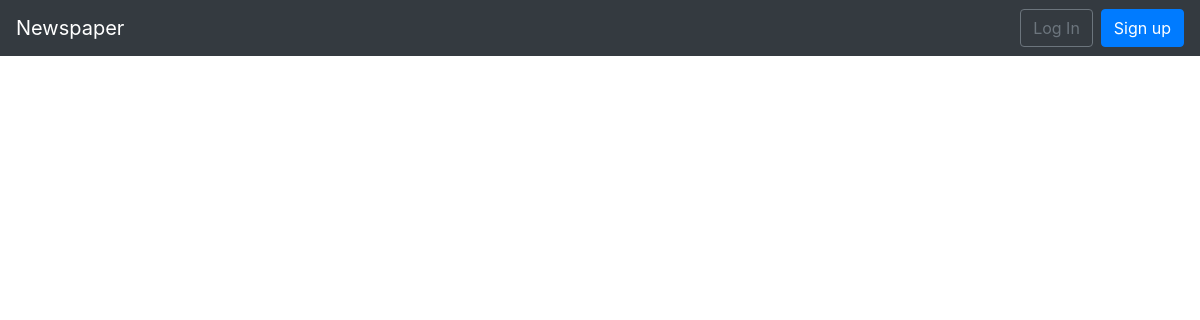
The app's page /articles/, older data.
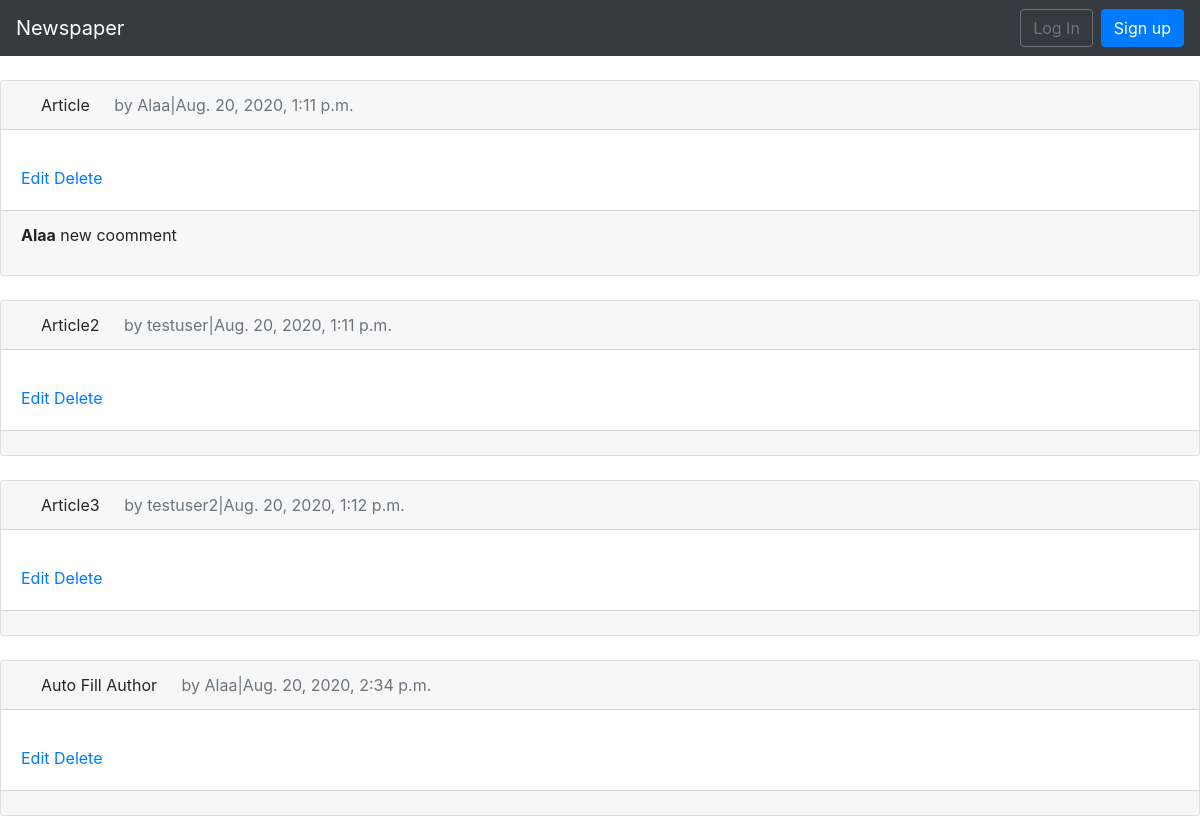
The same page, newer data.
### articles/models.py (models this page shows, shortened)
class Article(models.Model):
    title = models.CharField(max_length=255)
    body = models.TextField()
    date = models.DateTimeField(auto_now_add= True)
    author = models.ForeignKey(get_user_model(),on_delete=models.CASCADE,)

class Comment(models.Model):
        article = models.ForeignKey(
            Article, on_delete=models.CASCADE,related_name="comments"
        )
        Comment = models.CharField(max_length=140)
        author = models.ForeignKey(get_user_model(),on_delete=models.CASCADE)
        def __str__(self):
            return self.Comment

### users/models.py (models this page shows)
class CustomUser (AbstractUser):
    age = models.PositiveIntegerField(null = True ,blank= True)

### articles/views.py (the view)
# urls.py: path("",ArticleListView.as_view(),name ="article_list" )
class ArticleListView(ListView):
    model = Article
    template_name = "article_list.html"

### templates/article_list.html (shortened to what this page needs)
{% extends 'base.html' %}
{% block content %}
    {% for article in object_list %}
        <div class="card">
        <div class="card-header">
            <span class="card-body">{{article.title}}</span>
            <span class="text-muted"> by {{article.author}}|{{article.date}}</span>
        </div>
        <div class = "card-body">
            <a href={% url 'article_edit' article.pk %}>Edit</a>
            <a href={% url 'article_delete' article.pk %}>Delete</a>
        </div>
        <div class="card-footer">
        {% for comment in article.comments.all %}
            <p>
                <span class="font-weight-bold">{{comment.author}}</span>
                {{comment}}
            </p>
        {% endfor %}
        </div>
        </div>
    <br>
{% endfor %}
{% endblock content %}

### templates/base.html (shortened to what this page needs)
<!DOCTYPE html>
<html lang="en">
<head>
    <link rel="stylesheet" href="https://stackpath.bootstrapcdn.com/bootstrap/4.1.3/css/bootstrap.min.css">
</head>
<body>
    <nav class="navbar navbar-expand-md navbar-dark bg-dark mb-4">
      <a class="navbar-brand" href="{% url 'home' %}">Newspaper</a>
      <div class="collapse navbar-collapse" id="navbarCollapse">
        {% if user.is_authenticated %}
          <ul class="navbar-nav ml-auto">
            <li class="nav-item">
              <a class="nav-link dropdown-toggle" href="#" id="userMenu" data-toggle="dropdown" aria-haspopup="true" aria-expanded="false">
                {{ user.username }}
              </a>
              <div class="dropdown-menu dropdown-menu-right" aria-labelledby="userMenu">
                <a class="dropdown-item" href="{% url 'password_change'%}">Change password</a>
                <div class="dropdown-divider"></div>
                <a class="dropdown-item" href="{% url 'logout' %}">
                Log Out</a>
              </div>
            </li>
          </ul>
        {% else %}
          <form class="form-inline ml-auto">
            <a href="{% url 'login' %}" class="btn btn-outline-secondary">
            Log In</a>
            <a href="{% url 'signup' %}" class="btn btn-primary ml-2">
            Sign up</a>
          </form>
        {% endif %}
      </div>
    </nav>
    <div>
        {% block content %}
        {% endblock content %}
    </div>
</body>
</html>

Row changes from the older to the newer data that the page shows:
added Article: title "Article", author "Alaa", date "Aug. 20, 2020, 1:11 p.m."
added Comment: author "Alaa", Comment "new coomment"
added Article: title "Article2", author "testuser", date "Aug. 20, 2020, 1:11 p.m."
added Article: title "Article3", author "testuser2", date "Aug. 20, 2020, 1:12 p.m."
added Article: title "Auto Fill Author", author "Alaa", date "Aug. 20, 2020, 2:34 p.m."
